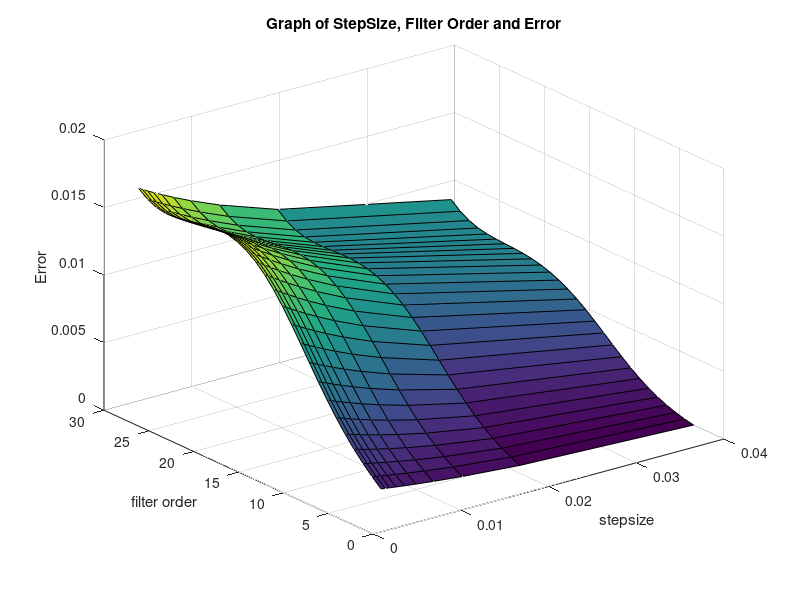

Source code (MATLAB):
%load data
load training.mat;
load validate.mat;

%calculate sizes for data , n -> training , nv-> validate
n =size(training,1);
nv = size(validate,1);

% mat created for storing across different stepsize
mat = zeros(28,10);

%iteration starts for 3:30
for m = 3:30
% Y  and V_Y calcualated for training and validate respectively
  Y=training(m+1:n);
  V_Y=validate(m+1:nv);
  
% X and V_ X needs to created for predoction of Y values respectively
  X=zeros(m,n-m);
  V_X = zeros(m,nv-m);
  for i = 1:n-m
    X(:,i) = training(i+m-1:-1:i);  
  endfor
  for i = 1:nv-m
    V_X(:,i) = validate(i+m-1:-1:i);  
  endfor
  
% transpose taken for making 3000*m matrices 
  X_transpose = transpose(X);
  V_X_transpose = transpose(V_X);

% calculation of R for making m*m matrices  
  R = 1/(n-m)*(X*X_transpose);

%  calculation of eigenvalues and stepsizes
  eigenvalues = svd(R);
  stepsize_large = 1/max(eigenvalues);
 
% calculation across a range of stepsizes
  for w=1:10
   step = stepsize_large/w;
   W = zeros(m,1);

    for j = 1:size(X,1)
      y_hat = X_transpose(j,:)*W;
      error = (training(m+j)-y_hat);
      norm_m = X_transpose(j,:)*X_transpose(j,:)';
      for k= 1:m
        W(k) = W(k) + (step*error*X_transpose(j,k))/norm_m;
      endfor
    endfor
   Y_hat_V = V_X_transpose*W;
   Valid_error = 0;
   for i = 1: size(V_X,1)
     Valid_error = Valid_error+((validate(m+i)-Y_hat_V(i))^2);
   endfor
   MSE = Valid_error/size(V_Y,1);
   mat(m-2,w)= MSE;
  endfor
  
endfor

surf(stepsize_large*((1:10).^-1),3:30,mat)
title('Graph of StepSize, Filter Order and Error')
xlabel('stepsize')
ylabel('filter order')
zlabel('Error')